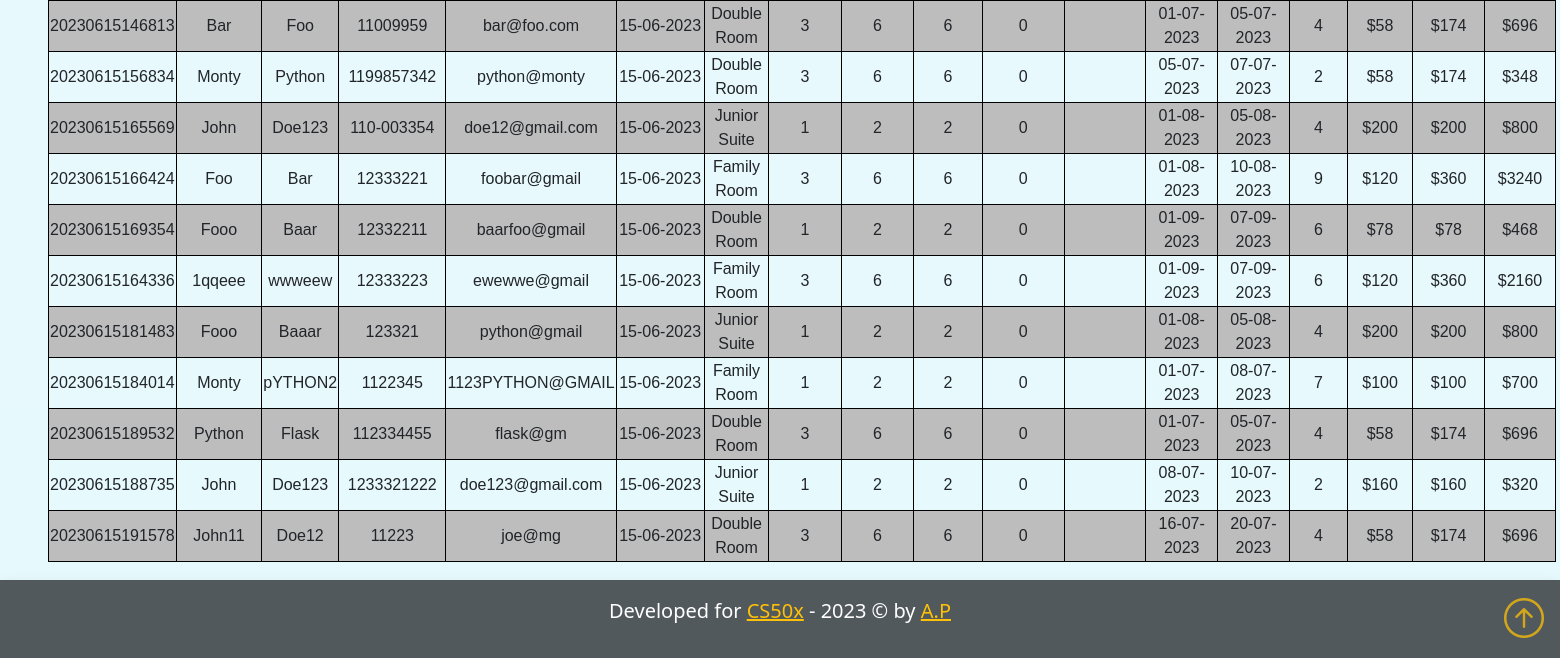
The page /admin_panel (signed in, lower part) on the database as committed earlier.
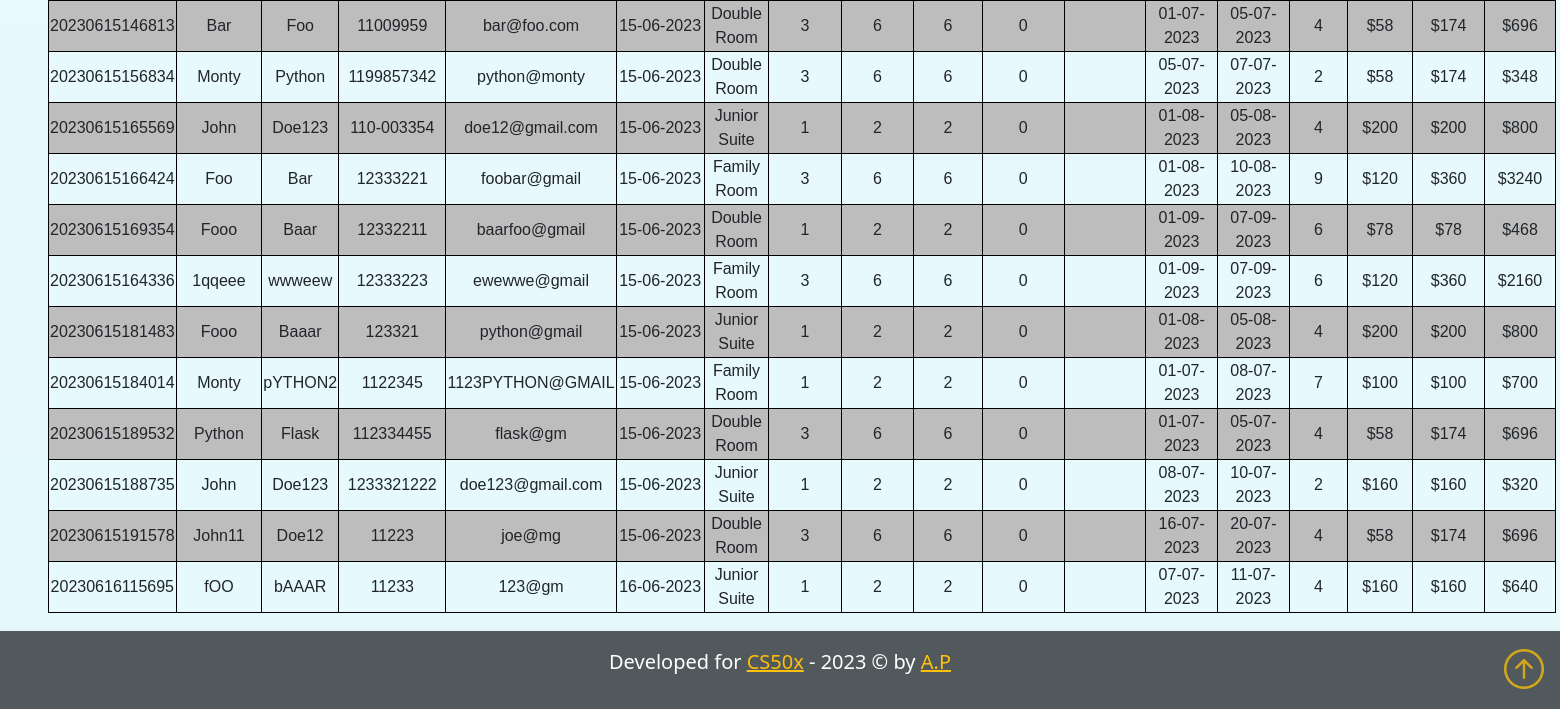
The same page on the database as committed later.
### booking_engine/models.py (models this page shows)
class Reservation(db.Model):
    id = db.Column(db.Integer, primary_key=True, nullable=False)
    reservation_number = db.Column(db.Integer, nullable=False, unique=True)
    check_in = db.Column(db.DateTime, nullable=False)
    check_out = db.Column(db.DateTime, nullable=False)
    total_days = db.Column(db.Integer, nullable=False)
    total_rooms_reserved = db.Column(db.Integer, nullable=False)
    total_guests = db.Column(db.Integer, nullable=False)
    total_adults = db.Column(db.Integer, nullable=False)
    total_children = db.Column(db.Integer, nullable=True)
    children_age = db.Column(db.String(100), nullable=True)
    room_price_day = db.Column(db.Integer, nullable=False)
    all_rooms_price_day = db.Column(db.Integer, nullable=False)
    total_price = db.Column(db.Integer, nullable=False)
    date_created = db.Column(db.DateTime, default=datetime.now)
    room_id = db.Column(db.Integer, db.ForeignKey('room.id'))

class Client(db.Model):
    id = db.Column(db.Integer, primary_key=True, nullable=False)
    first_name = db.Column(db.String(50), nullable=False)
    last_name = db.Column(db.String(50), nullable=False)
    phone_number = db.Column(db.String(50), nullable=False)
    email = db.Column(db.String(50), nullable=False, unique=True)
    reservation = db.relationship("Reservation", secondary=bookings, backref='reservations')

class Room(db.Model):
    id = db.Column(db.Integer, primary_key=True, nullable=False)
    name = db.Column(db.String(100), unique=True, nullable=False)
    max_guests = db.Column(db.Integer, nullable=False)
    min_guests = db.Column(db.Integer,)
    max_adults = db.Column(db.Integer, nullable=False)
    max_children = db.Column(db.Integer, nullable=False)
    total_of_this_type = db.Column(db.Integer, nullable=False)
    room_image = db.Column(db.String(), nullable=True)
    room_description = db.Column(db.String(), nullable=True)
    listed_room = db.relationship("ListedRoom", backref='room')
    reservation = db.relationship("Reservation", backref='room')

### booking_engine/routes.py (the view)
@app.route("/admin_panel", methods=["GET", "POST"])
@login_required
def admin_panel():
    if request.method == "POST":
        pass
    else:
        clients = Client.query.all()
        rooms = Room.query.all()
        return render_template("admin_panel.html", clients=clients, rooms=rooms)

### booking_engine/__init__.py (called while the page is built)
@app.after_request
def apply_caching(response):
    response.headers["X-Frame-Options"] = "SAMEORIGIN"
    response.headers["HTTP-HEADER"] = "VALUE"
    return response

### booking_engine/helpers.py (called while the page is built)
def login_required(f):
    @wraps(f)
    def decorated_function(*args, **kwargs):
        if session.get("admin_id") is None:
            return redirect("/admin_login")
        return f(*args, **kwargs)
    return decorated_function

### booking_engine/templates/admin_panel.html (shortened to what this page needs)
{% extends "layout.html" %}
{% set active_page = "reservations" %}
{% block reservations %}
    <table class="" id="reservations_table" class="display mb-5" style="width:100%">
        <tbody>
            {% for client in clients %}
            {% for reservation in client.reservation %}
            <tr>
                <td>{{ reservation.reservation_number }}</td>
                <td>{{ client.first_name }}</td>
                <td>{{ client.last_name }}</td>
                <td>{{ client.phone_number }}</td>
                <td>{{ client.email }}</td>
                <td>{{ reservation.date_created.strftime('%d-%m-%Y') }}</td>
                {% for room in rooms %}
                    {% if room.id == reservation.room_id %}
                        <td>{{room.name}}</td>
                    {% endif %}
                {% endfor %}
                <td>{{ reservation.total_rooms_reserved }}</td>
                <td>{{ reservation.total_guests }}</td>
                <td>{{ reservation.total_adults }}</td>
                <td>{{ reservation.total_children }}</td>
                <td>{{ reservation.children_age }}</td>
                <td>{{ reservation.check_in.strftime('%d-%m-%Y') }}</td>
                <td>{{ reservation.check_out.strftime('%d-%m-%Y') }}</td>
                <td>{{ reservation.total_days }}</td>
                <td>${{ reservation.room_price_day }}</td>
                <td>${{ reservation.all_rooms_price_day }}</td>
                <td>${{ reservation.total_price }}</td>
            </tr>
            {% endfor %}
            {% endfor %}
        </tbody>
    </table>
{% endblock %}

Rows that differ between the two databases and show on the page:
added Client: first_name "fOO", last_name "bAAAR", phone_number "11233", email "123@gm", Room (name "Junior Suite")
added Reservation: reservation_number "20230616115695", date_created "16-06-2023", total_rooms_reserved "1", total_guests "2", total_adults "2", total_children "0", check_in "07-07-2023", check_out "11-07-2023", total_days "4", room_price_day "160", all_rooms_price_day "160", total_price "640", Room (name "Junior Suite")
